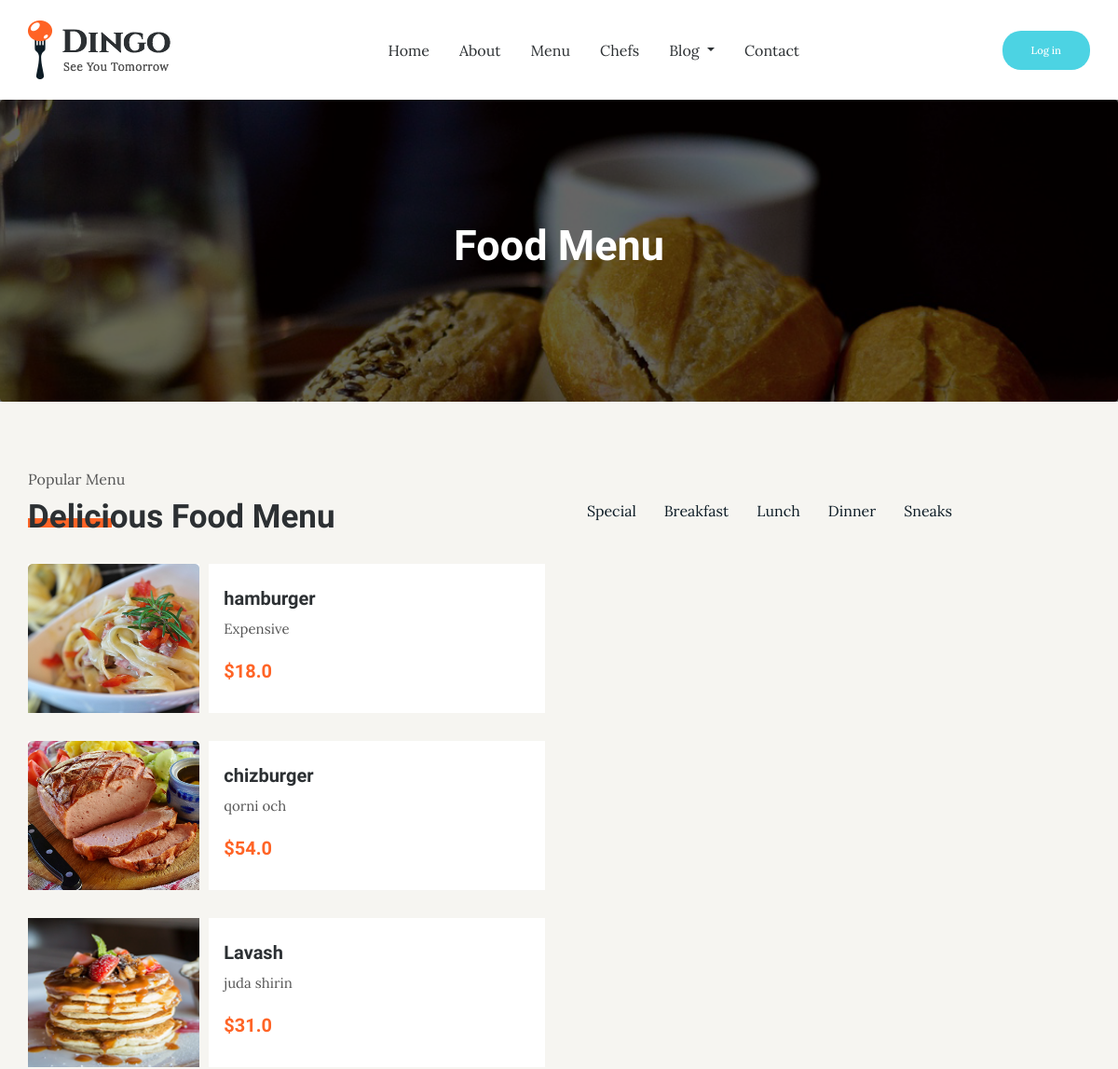
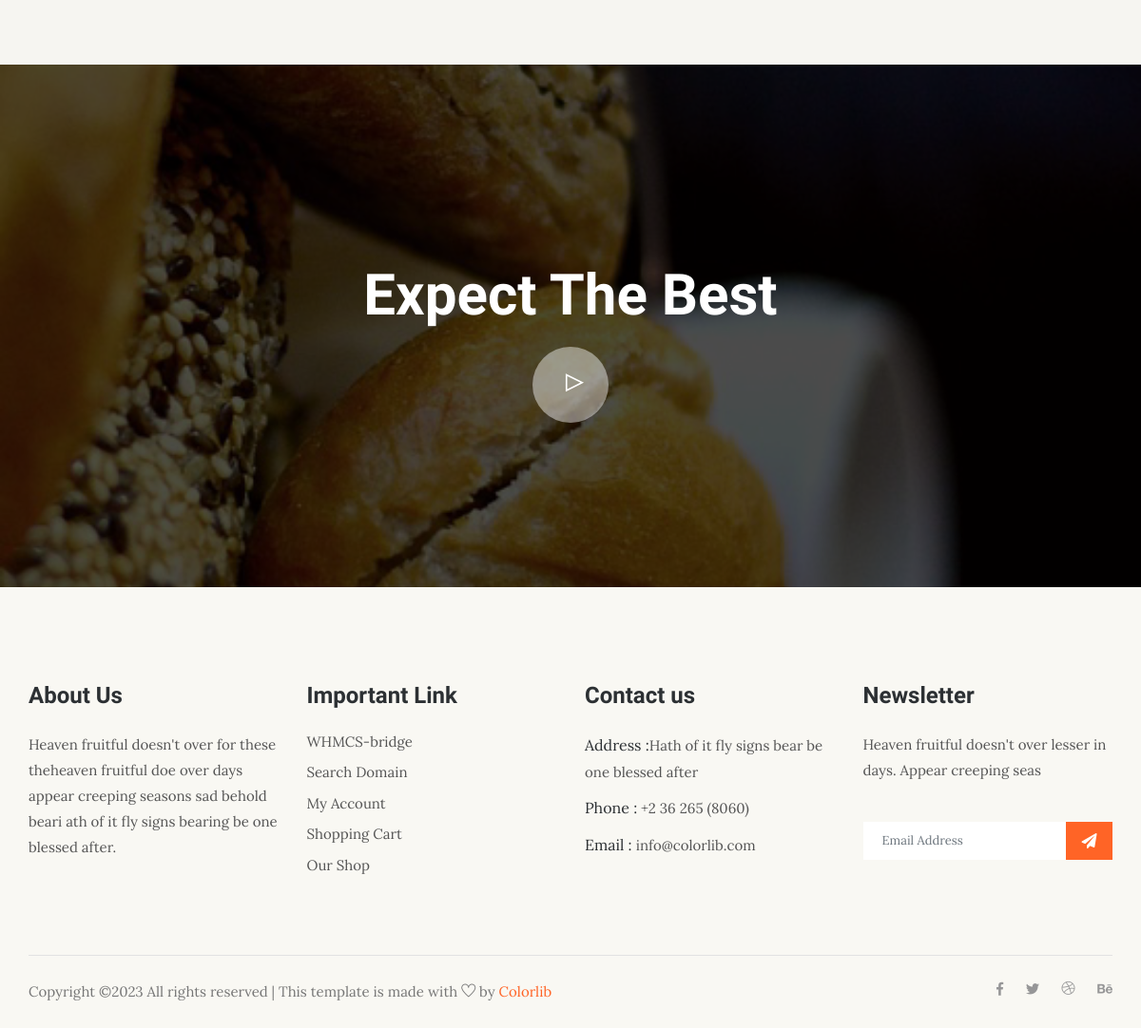
The page /food/?cat=Lunch on the database its author committed (2 pictures, top to bottom).
### dingoapp/models.py (models this page shows, shortened)
class Category(models.Model):
    category_name = models.CharField(verbose_name="Category name", max_length=150)
    created = models.DateTimeField(verbose_name="Created", auto_now_add=True)
    updated = models.DateTimeField(verbose_name="Updated", auto_now=True)
    class Meta:
        ordering = ["created"]
        verbose_name = "Category"
        verbose_name_plural = "Categories"

class FoodModel(models.Model):
    title = models.CharField(verbose_name="Title", max_length=155)
    about = models.TextField(verbose_name='About')
    exclusive = models.BooleanField(verbose_name="Exclusive", default=False)
    price = models.FloatField(verbose_name="Price",
                              validators=(MinValueValidator(0),
                                          MaxValueValidator(9999)
                                          ))
    picture = models.ImageField(upload_to='food/')
    created = models.DateTimeField(verbose_name="Created", auto_now_add=True)
    updated = models.DateTimeField(verbose_name="Updated", auto_now=True)
    category = models.ManyToManyField("Category", verbose_name="Category")
    tags = models.ManyToManyField(TagModel, verbose_name="Tags", blank=True)

### dingoapp/views.py (the view)
# urls.py: path("food/", MenuView.as_view(), name='menu'),
class MenuView(TemplateView):
    template_name = 'food_menu.html'
    def get_context_data(self, **kwargs):
        cat = self.request.GET.get('cat')
        if cat is None:
            cat = "Special"
        foods = FoodModel.objects.filter(category__category_name__contains=cat)[:6]
        context = super().get_context_data(**kwargs)
        context['categories'] = Category.objects.all()
        context['foods3'] = foods[:3]
        context['foods6'] = foods[3:6]
        return context

### templates/food_menu.html (shortened to what this page needs)
{% extends 'base.html' %}
{% load static %}
{% block content %}
    <section class="breadcrumb breadcrumb_bg">
        <div class="container">
            <div class="row">
                <div class="col-lg-12">
                    <div class="breadcrumb_iner text-center">
                        <div class="breadcrumb_iner_item">
                            <h2>Food Menu</h2>
                        </div>
                    </div>
                </div>
            </div>
        </div>
    </section>
    <section class="food_menu gray_bg">
        <div class="container">
            <div class="row justify-content-between">
                <div class="col-lg-5">
                    <div class="section_tittle">
                        <p>Popular Menu</p>
                        <h2>Delicious Food Menu</h2>
                    </div>
                </div>
                <div class="col-lg-6">
                    <div class="nav nav-tabs food_menu_nav" id="myTab" role="tablist">
                        {% for category in categories %}
                            {% if category.category_name == cat %}
                                <a class="active" data-toggle="tab"
                                   href="{% url 'menu' %}?cat={{ category.category_name }}#myTab">{{ category.category_name }}
                                    <img src="{% static 'img/icon/play.svg' %}"
                                         alt="play"></a>
                            {% else %}
                                <a data-toggle="tab"
                                   href="{% url 'menu' %}?cat={{ category.category_name }}#myTab">{{ category.category_name }}</a>
                            {% endif %}
                        {% endfor %}
                    </div>
                </div>
                <div class="col-lg-12">
                    <div class="tab-content" id="myTabContent">
                        <div class="tab-pane fade show active single-   member" id="Special" role="tabpanel"
                             aria-labelledby="Special-tab">
                            <div class="row">
                                <div class="col-sm-6 col-lg-6">
                                    {% for food in foods3 %}
                                        <div class="single_food_item media">
                                            <img src="{{ food.picture.url }}" class="mr-3" alt="..." width="35%" ,
                                                 height="160px">
                                            <div class="media-body align-self-center">
                                                <h3>{{ food.title }}</h3>
                                                <p>{{ food.about }}</p>
                                                <h5>${{ food.price }}</h5>
                                            </div>
                                        </div>
                                    {% endfor %}
                                </div>
                                    <div class="col-sm-6 col-lg-6">
                                    </div>
                                </div>
                            </div>
                        </div>
                    </div>
                </div>
            </div>
    </section>
    <section class="intro_video_bg">
        <div class="container">
            <div class="row">
                <div class="col-lg-12">
                    <div class="intro_video_iner text-center">
                        <h2>Expect The Best</h2>
                        <div class="intro_video_icon">
                            <a id="play-video_1" class="video-play-button popup-youtube"
                               href="https://www.youtube.com/watch?v=pBFQdxA-apI">
                                <span class="ti-control-play"></span>
                            </a>
                        </div>
                    </div>
                </div>
            </div>
        </div>
    </section>
{% endblock content %}

### rows shown on the page
Category: category_name "Special"
Category: category_name "Breakfast"
Category: category_name "Lunch"
Category: category_name "Dinner"
Category: category_name "Sneaks"
FoodModel: picture (picture), title "hamburger", about "Expensive", price "18.0"
FoodModel: picture (picture), title "chizburger", about "qorni och", price "54.0"
FoodModel: picture (picture), title "Lavash", about "juda shirin", price "31.0"
